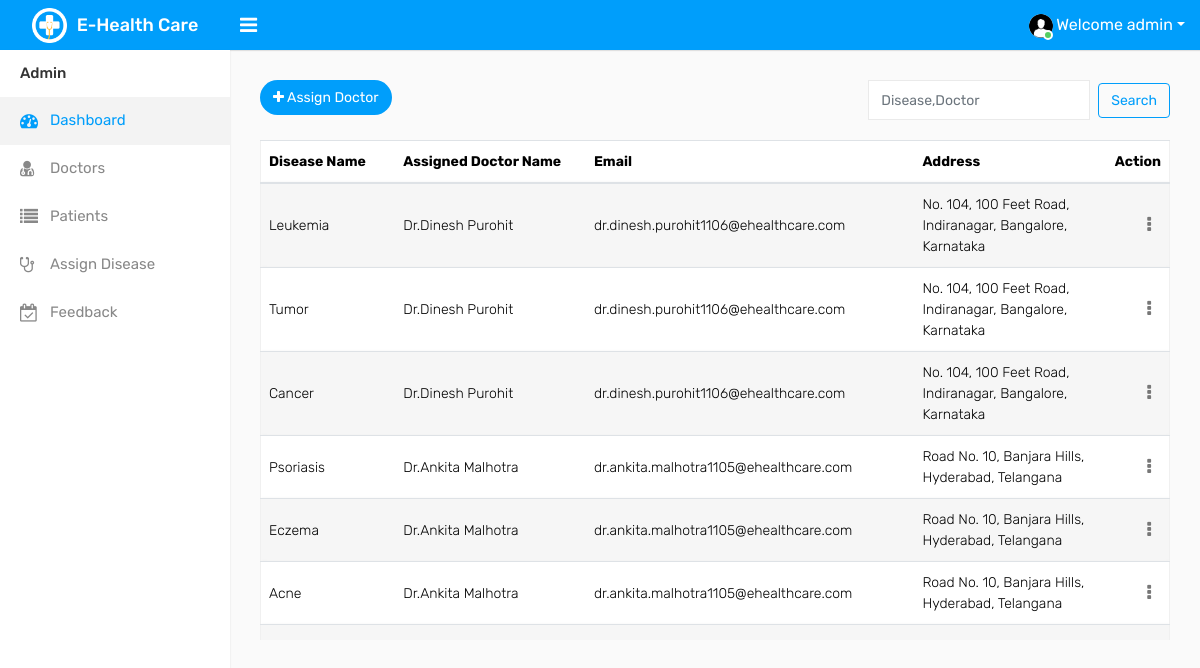
The app's page /roleadmin/disease/ (signed in) with its own data.
### patient/models.py (models this page shows, shortened)
class Disease1(models.Model):
    name=models.CharField(max_length=200)
    doctor=models.ForeignKey(DoctorInfo,on_delete=models.CASCADE,null=True)

### doctor/models.py (models this page shows, shortened)
class DoctorInfo(models.Model):
    user=models.OneToOneField(User,on_delete=models.CASCADE)
    address=models.CharField(max_length=100)
    phone_regex = RegexValidator(regex=r'^\+?1?\d{9,15}$', message="Phone number must be entered in the format: '+999999999'. Up to 15 digits allowed.")
    phone_number = models.CharField(validators=[phone_regex], max_length=17, blank=True)
    picture=models.ImageField(blank=True,null=True)
    department=models.CharField(max_length=30)
    gender=models.CharField( max_length=50,blank=True,choices=(('Female','Female'),('Male','Male'),('Other','Other')))
    doctorID=models.CharField(max_length=50,unique=True)
    education_college=models.CharField(max_length=100)
    education_degree=models.CharField(max_length=100)
    education_year=models.DateTimeField()

### roleadmin/decoratos.py (the view, shortened to what this page needs)
        def wrapper_func(request,*args,**kwargs):
            if not request.user.is_authenticated:
                return redirect('roleadmin_login')
            if request.user.is_superuser or (request.user.username and request.user.username.lower() == 'dhanush') or (request.user.email and request.user.email.lower() == 'dhanushnaginane@gmail.com'):
                return view_func(request,*args,**kwargs)

### roleadmin/decoratos.py (called while the page is built, shortened)
def allowed_users(allowed_roles=[]):
    def decorator(view_func):
        def wrapper_func(request,*args,**kwargs):
            if not request.user.is_authenticated:
                return redirect('roleadmin_login')
            if request.user.is_superuser or (request.user.username and request.user.username.lower() == 'dhanush') or (request.user.email and request.user.email.lower() == 'dhanushnaginane@gmail.com'):
                return view_func(request,*args,**kwargs)
        return wrapper_func
    return decorator

### roleadmin/views.py (called while the page is built)
@login_required(login_url="roleadmin_login")
@allowed_users(allowed_roles=['ADMIN'])
def disease(request):
    search_term=request.GET.get('term')
    if search_term is not None:
        search_term = search_term.lstrip().rstrip()
    if search_term==None:
        search_term=""
    diseases = Disease1.objects.annotate(fullname=Concat('doctor__user__first_name', Value(' '), 'doctor__user__last_name')).filter(Q(name__icontains=search_term) | Q(doctor__user__first_name__icontains=search_term) | Q(doctor__user__last_name__icontains=search_term) | Q(fullname__icontains=search_term)).order_by('-id')
    context={
        'diseases':diseases,
    }
    return render(request,'roleadmin/disease.html',context)

### roleadmin/templates/roleadmin/disease.html (shortened to what this page needs)
{% extends 'base_admin.html' %}
{% load crispy_forms_tags %}
{% load static %}
{% block body_content %}
<div class="page-wrapper">
  <div class="content">
      <div class="row">
        <div class="col-sm-4 col-3">
          <a href="add" class="btn btn-primary btn-rounded float-left"><i class="fa fa-plus"></i> Assign Doctor</a>
        </div>
        <div class="col-sm-8 col-9 text-right m-b-20">
          <form class="form-inline my-2 my-lg-0 float-right" method="GET" action="" style="text-align: right;">
              <input  type="text" class="form-control mr-sm-2" value="{{ request.GET.term }}" name="term" placeholder="Disease,Doctor">
              <button class="btn btn-outline-primary my-2 my-sm-0" type="submit" value="submit">Search</button>
            </form>
          </div>
      </div>
      <div class="row">
        <div class="col-md-12">
            <div class="table-responsive" style="max-height: 500px; overflow-x: auto; overflow-y: auto;">
                <table class="table table-border table-striped custom-table datatable mb-0">
                    <thead>
                        <tr>
                            <th>Disease Name</th>
                            <th>Assigned Doctor Name</th>
                            <th>Email</th>
                            <th>Address</th>
                            <th class="text-right">Action</th>
                        </tr>
                    </thead>
                    <tbody>
                        {% for disease in diseases %}
                        <tr>
                            <td>
                                {{disease.name}}
                            </td>
                            <td>Dr.{{disease.doctor.user.first_name}}&nbsp;{{disease.doctor.user.last_name}}</td>
                            <td>{{disease.doctor.user.email}}</td>
                            <td>{{disease.doctor.address}}</td>
                            <td class="text-right">
                                <div class="dropdown dropdown-action">
                                    <a href="#" class="action-icon dropdown-toggle" data-toggle="dropdown" aria-expanded="false"><i class="fa fa-ellipsis-v"></i></a>
                                </div>
                            </td>
                        </tr>
                        {% endfor %}
                    </tbody>
                </table>
            </div>
        </div>
    </div>
  </div>
</div>
{% endblock %}

### records on screen
Disease1: name "Leukemia", doctor.user.first_name "Dinesh", doctor.user.last_name "Purohit", doctor.user.email "dr.dinesh.purohit1106@ehealthcare.com", doctor.address "No. 104, 100 Feet Road, Indiranagar, Bangalore, Karnataka"
Disease1: name "Tumor", doctor.user.first_name "Dinesh", doctor.user.last_name "Purohit", doctor.user.email "dr.dinesh.purohit1106@ehealthcare.com", doctor.address "No. 104, 100 Feet Road, Indiranagar, Bangalore, Karnataka"
Disease1: name "Cancer", doctor.user.first_name "Dinesh", doctor.user.last_name "Purohit", doctor.user.email "dr.dinesh.purohit1106@ehealthcare.com", doctor.address "No. 104, 100 Feet Road, Indiranagar, Bangalore, Karnataka"
Disease1: name "Psoriasis", doctor.user.first_name "Ankita", doctor.user.last_name "Malhotra", doctor.user.email "dr.ankita.malhotra1105@ehealthcare.com", doctor.address "Road No. 10, Banjara Hills, Hyderabad, Telangana"
Disease1: name "Eczema", doctor.user.first_name "Ankita", doctor.user.last_name "Malhotra", doctor.user.email "dr.ankita.malhotra1105@ehealthcare.com", doctor.address "Road No. 10, Banjara Hills, Hyderabad, Telangana"
Disease1: name "Acne", doctor.user.first_name "Ankita", doctor.user.last_name "Malhotra", doctor.user.email "dr.ankita.malhotra1105@ehealthcare.com", doctor.address "Road No. 10, Banjara Hills, Hyderabad, Telangana"
